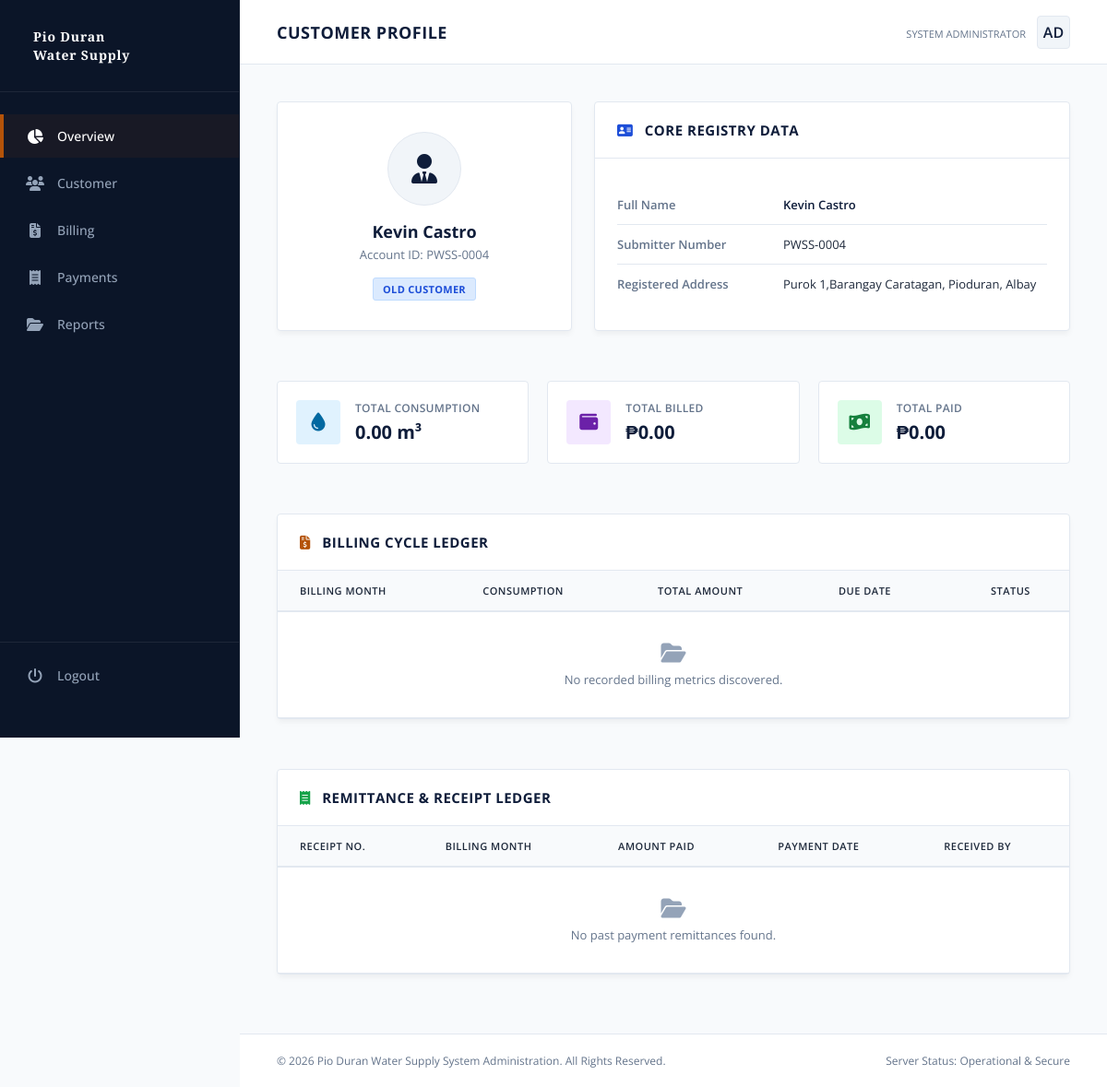
Screenshot of /pwss/customer/4/ (signed in) with the database file from the repository.
### customer/models.py (models this page shows, shortened)
class Customer(models.Model):
    STATUS_CHOICES = (
        ("new", "New Applicant"),
        ("old", "Old Customer"),
    )
    user = models.OneToOneField(
        User,
        on_delete=models.CASCADE,
        related_name="customer_profile"
    )
    fullname = models.CharField(max_length=200)
    submitter_no = models.CharField(max_length=250, unique=True)
    address = models.CharField(max_length=250)
    status = models.CharField(
        max_length=20,
        choices=STATUS_CHOICES,
        default="new"
    )

### core/views.py (the view)
# urls.py: path("customer/<int:customer_id>/",views.customer_profile, name="customer_profile")
@login_required
def customer_profile(request, customer_id):
    customer = get_object_or_404(Customer, pk=customer_id)
    billings = Billing.objects.filter(
        customer=customer
    ).order_by("-billing_month")
    payments = Payment.objects.select_related(
        "billing"
    ).filter(
        billing__customer=customer
    ).order_by("-payment_date")
    total_consumption = billings.aggregate(
        total=Sum("consumption")
    )["total"] or Decimal("0.00")
    total_billed = billings.aggregate(
        total=Sum("total_amount")
    )["total"] or Decimal("0.00")
    total_paid = payments.aggregate(
        total=Sum("amount_paid")
    )["total"] or Decimal("0.00")
    return render(request, "admin/customer_profile.html", {
        "customer": customer,
        "billings": billings,
        "payments": payments,
        "total_consumption": total_consumption,
        "total_billed": total_billed,
        "total_paid": total_paid,
    })

### core/templates/admin/customer_profile.html (shortened to what this page needs)
{% extends 'admin.html' %}
{% block content %}
<header class="top-navbar">
    <div class="page-title">
        <h1>Customer Profile</h1>
    </div>
    <div class="admin-profile">
        <div class="admin-info">
            <small>System Administrator</small>
        </div>
        <div class="admin-avatar">AD</div>
    </div>
</header>
<div class="workspace">
    <div class="profile-layout-grid">
        <div class="data-section profile-card">
            <div class="profile-avatar-large">
                <i class="fa-solid fa-user-tie"></i>
            </div>
            <h2 class="profile-name">{{ customer.fullname }}</h2>
            <p class="profile-meta-sub">Account ID: {{ customer.submitter_no }}</p>
            <div class="profile-badge-wrapper">
                {% if customer.status == "new" %}
                    <span class="badge status-new">New Applicant</span>
                {% else %}
                    <span class="badge status-old">Old Customer</span>
                {% endif %}
            </div>
        </div>
        <div class="data-section profile-details">
            <div class="section-header">
                <h3><i class="fa-solid fa-address-card" style="margin-right: 8px; color: var(--accent-blue);"></i> Core Registry Data</h3>
            </div>
            <div class="details-body">
                <div class="detail-row">
                    <span class="detail-label">Full Name</span>
                    <span class="detail-value font-semibold">{{ customer.fullname }}</span>
                </div>
                <div class="detail-row">
                    <span class="detail-label">Submitter Number</span>
                    <span class="detail-value">{{ customer.submitter_no }}</span>
                </div>
                <div class="detail-row">
                    <span class="detail-label">Registered Address</span>
                    <span class="detail-value">{{ customer.address }}</span>
                </div>
            </div>
        </div>
    </div>
    <div class="stats-grid">
        <div class="stat-card">
            <div class="stat-icon water">
                <i class="fa-solid fa-droplet"></i>
            </div>
            <div>
                <div class="stat-label">Total Consumption</div>
                <div class="stat-value">{{ total_consumption }} m³</div>
            </div>
        </div>
        <div class="stat-card">
            <div class="stat-icon amount">
                <i class="fa-solid fa-wallet"></i>
            </div>
            <div>
                <div class="stat-label">Total Billed</div>
                <div class="stat-value">₱{{ total_billed }}</div>
            </div>
        </div>
        <div class="stat-card">
            <div class="stat-icon paid">
                <i class="fa-solid fa-money-bill-wave"></i>
            </div>
            <div>
                <div class="stat-label">Total Paid</div>
                <div class="stat-value">₱{{ total_paid }}</div>
            </div>
        </div>
    </div>
    <div class="data-section table-card-wrapper">
        <div class="section-header">
            <h3><i class="fa-solid fa-file-invoice-dollar" style="margin-right: 8px; color: var(--accent-gold);"></i> Billing Cycle Ledger</h3>
        </div>
        <div class="table-container">
            <table class="classic-table">
                <thead>
                    <tr>
                        <th>Billing Month</th>
                        <th>Consumption</th>
                        <th>Total Amount</th>
                        <th>Due Date</th>
                        <th style="text-align: center;">Status</th>
                    </tr>
                </thead>
                <tbody>
                    {% for bill in billings %}
                    <tr>
                        <td class="font-semibold">{{ bill.billing_month|date:"F Y" }}</td>
                        <td>{{ bill.consumption }} m³</td>
                        <td class="font-semibold">₱{{ bill.total_amount }}</td>
                        <td>{{ bill.due_date|date:"F d, Y" }}</td>
                        <td style="text-align: center;">
                            {% if bill.status == "paid" %}
                                <span class="badge status-paid">Paid</span>
                            {% else %}
                                <span class="badge status-unpaid">Unpaid</span>
                            {% endif %}
                        </td>
                    </tr>
                    {% empty %}
                    <tr>
                        <td colspan="5" style="text-align:center;" class="empty-table-state">
                            <i class="fa-solid fa-folder-open"></i> No recorded billing metrics discovered.
                        </td>
                    </tr>
                    {% endfor %}
                </tbody>
            </table>
        </div>
    </div>
    <div class="data-section table-card-wrapper">
        <div class="section-header">
            <h3><i class="fa-solid fa-receipt" style="margin-right: 8px; color: #16a34a;"></i> Remittance & Receipt Ledger</h3>
        </div>
        <div class="table-container">
            <table class="classic-table">
                <thead>
                    <tr>
                        <th>Receipt No.</th>
                        <th>Billing Month</th>
                        <th>Amount Paid</th>
                        <th>Payment Date</th>
                        <th>Received By</th>
                    </tr>
                </thead>
                <tbody>
                    {% for payment in payments %}
                    <tr>
                        <td class="font-mono">{{ payment.receipt_number }}</td>
                        <td>{{ payment.billing.billing_month|date:"F Y" }}</td>
                        <td class="font-semibold text-success">₱{{ payment.amount_paid }}</td>
                        <td>{{ payment.payment_date|date:"F d, Y h:i A" }}</td>
                        <td>
                            <span class="user-pill"><i class="fa-solid fa-user-shield"></i> {{ payment.received_by.username }}</span>
                        </td>
                    </tr>
                    {% empty %}
                    <tr>
                        <td colspan="5" style="text-align:center;" class="empty-table-state">
                            <i class="fa-solid fa-folder-open"></i> No past payment remittances found.
                        </td>
                    </tr>
                    {% endfor %}
                </tbody>
            </table>
        </div>
    </div>
</div>
{% endblock %}

### core/templates/admin.html (style rules this page uses)
:root { --bg-navy: #0f1d3a; --sidebar-bg: #0b1528; --main-bg: #f8fafc; --card-bg: #ffffff; --primary-text: #1e293b; --secondary-text: #64748b; --accent-gold: #b45309; --border-classic: #e2e8f0; --accent-blue: #1d4ed8; --success-green: #15803d; }
* { margin: 0; padding: 0; box-sizing: border-box; font-family: 'Open Sans', sans-serif; }
body { background-color: var(--main-bg); color: var(--primary-text); display: flex; min-height: 100vh; overflow-x: hidden; }
.top-navbar { background-color: var(--card-bg); height: 70px; border-bottom: 1px solid var(--border-classic); display: flex; align-items: center; justify-content: space-between; padding: 0 40px; }
.page-title h1 { font-size: 18px; font-weight: 700; color: var(--bg-navy); text-transform: uppercase; letter-spacing: 0.5px; }
.admin-profile { display: flex; align-items: center; gap: 12px; }
.admin-avatar { width: 36px; height: 36px; background-color: #f1f5f9; border: 1px solid var(--border-classic); border-radius: 4px; display: flex; align-items: center; justify-content: center; color: var(--bg-navy); font-weight: 600; }
.admin-info small { font-size: 11px; color: var(--secondary-text); text-transform: uppercase; }
.workspace { padding: 40px; display: flex; flex-direction: column; gap: 30px; flex-grow: 1; }
.data-section { background-color: var(--card-bg); border: 1px solid var(--border-classic); border-radius: 4px; box-shadow: 0 4px 6px -1px rgba(0, 0, 0, 0.05); }
.section-header { padding: 20px 24px; border-bottom: 1px solid var(--border-classic); display: flex; align-items: center; justify-content: space-between; }
.section-header h3 { font-size: 15px; font-weight: 700; text-transform: uppercase; color: var(--bg-navy); letter-spacing: 0.5px; }
.table-container { width: 100%; overflow-x: auto; }
.classic-table { width: 100%; border-collapse: collapse; text-align: left; font-size: 14px; }
.classic-table th { background-color: #f8fafc; color: var(--primary-text); font-weight: 600; padding: 14px 24px; border-bottom: 2px solid var(--border-classic); text-transform: uppercase; font-size: 11px; letter-spacing: 0.5px; }
.classic-table td { padding: 14px 24px; border-bottom: 1px solid var(--border-classic); color: var(--primary-text); }
.badge { display: inline-block; padding: 4px 8px; font-size: 11px; font-weight: 600; border-radius: 3px; text-transform: uppercase; }

### rows the page displays
Customer: fullname "Kevin Castro", submitter_no "PWSS-0004", address "Purok 1,Barangay Caratagan, Pioduran, Albay"

### other values shown
{{ total_consumption }} "0.00"
{{ total_billed }} "0.00"
{{ total_paid }} "0.00"
